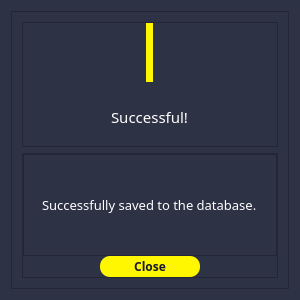
<?xml version="1.0" encoding="UTF-8"?>
<ui version="4.0">
 <class>Dialog</class>
 <widget class="QDialog" name="Dialog">
  <property name="geometry">
   <rect>
    <x>0</x>
    <y>0</y>
    <width>300</width>
    <height>300</height>
   </rect>
  </property>
  <property name="windowTitle">
   <string>Dialog</string>
  </property>
  <property name="styleSheet">
   <string notr="true">background-color: rgb(46, 50, 69);</string>
  </property>
  <layout class="QHBoxLayout" name="horizontalLayout">
   <item>
    <widget class="QFrame" name="frame">
     <property name="frameShape">
      <enum>QFrame::StyledPanel</enum>
     </property>
     <property name="frameShadow">
      <enum>QFrame::Raised</enum>
     </property>
     <layout class="QVBoxLayout" name="verticalLayout_3">
      <property name="leftMargin">
       <number>10</number>
      </property>
      <property name="topMargin">
       <number>10</number>
      </property>
      <property name="rightMargin">
       <number>10</number>
      </property>
      <property name="bottomMargin">
       <number>10</number>
      </property>
      <item>
       <widget class="QFrame" name="frame_2">
        <property name="frameShape">
         <enum>QFrame::StyledPanel</enum>
        </property>
        <property name="frameShadow">
         <enum>QFrame::Raised</enum>
        </property>
        <layout class="QVBoxLayout" name="verticalLayout">
         <property name="spacing">
          <number>5</number>
         </property>
         <property name="leftMargin">
          <number>0</number>
         </property>
         <property name="topMargin">
          <number>0</number>
         </property>
         <property name="rightMargin">
          <number>0</number>
         </property>
         <property name="bottomMargin">
          <number>0</number>
         </property>
         <item alignment="Qt::AlignHCenter">
          <widget class="QLabel" name="label">
           <property name="minimumSize">
            <size>
             <width>0</width>
             <height>0</height>
            </size>
           </property>
           <property name="maximumSize">
            <size>
             <width>80</width>
             <height>80</height>
            </size>
           </property>
           <property name="styleSheet">
            <string notr="true">background-color: rgb(255, 247, 1);
border-radius : 40%</string>
           </property>
           <property name="text">
            <string/>
           </property>
           <property name="pixmap">
            <pixmap>../assets/icon/circle-check-regular-full.svg</pixmap>
           </property>
           <property name="scaledContents">
            <bool>true</bool>
           </property>
          </widget>
         </item>
         <item alignment="Qt::AlignHCenter">
          <widget class="QLabel" name="label_3">
           <property name="font">
            <font>
             <family>Poppins Medium</family>
             <pointsize>11</pointsize>
             <weight>50</weight>
             <bold>false</bold>
            </font>
           </property>
           <property name="styleSheet">
            <string notr="true">color: rgb(255, 255, 255);</string>
           </property>
           <property name="text">
            <string>Successful!</string>
           </property>
           <property name="alignment">
            <set>Qt::AlignCenter</set>
           </property>
          </widget>
         </item>
        </layout>
       </widget>
      </item>
      <item>
       <widget class="QFrame" name="frame_3">
        <property name="frameShape">
         <enum>QFrame::StyledPanel</enum>
        </property>
        <property name="frameShadow">
         <enum>QFrame::Raised</enum>
        </property>
        <layout class="QVBoxLayout" name="verticalLayout_2">
         <property name="spacing">
          <number>0</number>
         </property>
         <property name="leftMargin">
          <number>0</number>
         </property>
         <property name="topMargin">
          <number>0</number>
         </property>
         <property name="rightMargin">
          <number>0</number>
         </property>
         <property name="bottomMargin">
          <number>0</number>
         </property>
         <item>
          <widget class="QFrame" name="frame_4">
           <property name="frameShape">
            <enum>QFrame::StyledPanel</enum>
           </property>
           <property name="frameShadow">
            <enum>QFrame::Raised</enum>
           </property>
           <layout class="QHBoxLayout" name="horizontalLayout_2">
            <property name="spacing">
             <number>5</number>
            </property>
            <property name="leftMargin">
             <number>10</number>
            </property>
            <property name="topMargin">
             <number>10</number>
            </property>
            <property name="rightMargin">
             <number>10</number>
            </property>
            <property name="bottomMargin">
             <number>10</number>
            </property>
            <item alignment="Qt::AlignHCenter">
             <widget class="QLabel" name="label_2">
              <property name="font">
               <font>
                <family>Poppins</family>
                <pointsize>9</pointsize>
               </font>
              </property>
              <property name="styleSheet">
               <string notr="true">color: rgb(255, 255, 255);
line-height : 10px</string>
              </property>
              <property name="text">
               <string>&lt;html&gt;&lt;head/&gt;&lt;body&gt;&lt;p&gt;&lt;span style=&quot; font-size:10pt;&quot;&gt;Successfully saved to the database.&lt;/span&gt;&lt;/p&gt;&lt;/body&gt;&lt;/html&gt;</string>
              </property>
             </widget>
            </item>
           </layout>
          </widget>
         </item>
         <item alignment="Qt::AlignHCenter">
          <widget class="QPushButton" name="pushButton">
           <property name="minimumSize">
            <size>
             <width>100</width>
             <height>0</height>
            </size>
           </property>
           <property name="maximumSize">
            <size>
             <width>16777215</width>
             <height>16777215</height>
            </size>
           </property>
           <property name="font">
            <font>
             <family>Poppins</family>
             <pointsize>9</pointsize>
             <weight>75</weight>
             <bold>true</bold>
            </font>
           </property>
           <property name="styleSheet">
            <string notr="true">QPushButton {
    background-color: rgb(255, 247, 1);
    color: rgb(23, 24, 53);
    border-radius: 10px;
    font-family: 'Poppins';
	padding :2px;
    font-weight: bold;
}

QPushButton:hover {
    background-color: rgb(220, 212, 0); /* Lebih gelap sedikit saat hover */
    border: 2px solid white;
}

QPushButton:pressed {
    background-color: rgb(180, 170, 0);
}</string>
           </property>
           <property name="text">
            <string>Close</string>
           </property>
          </widget>
         </item>
        </layout>
       </widget>
      </item>
     </layout>
    </widget>
   </item>
  </layout>
 </widget>
 <resources/>
 <connections/>
</ui>
